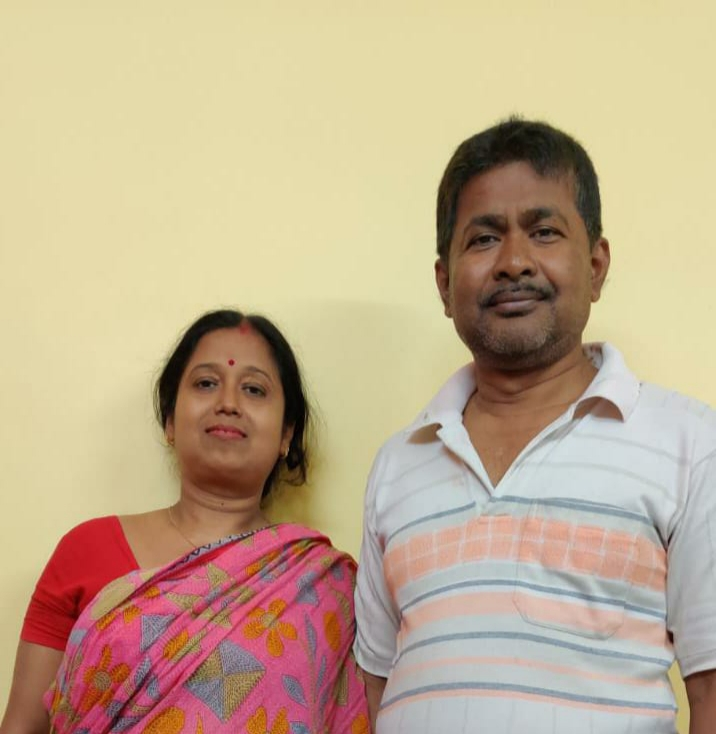
#> input picture mnd.jpg, 716 x 734 px
$ python face_detector.py
#> lines starting #> are read from the running program, lines starting #| are printed output that depends on the picture; after the words box and inside, x2 and y2 are one past the last pixel; in counts of white or black regions, pixels touching at a corner belong together
import cv2
from random import randrange

# load some pre-trained data on face frontals from opencv (haar cascade algorithm)
trained_face_data = cv2.CascadeClassifier('haarcascade_frontalface_default.xml')

# choose an image to detect faces in
#img = cv2.imread('rdj.webp')
img = cv2.imread('mnd.jpg')
#> img is the input picture: shape (734, 716, 3); mean B, G, R 142.4, 171, 193

# must convert to grayscale
grayscaled_img = cv2.cvtColor(img, cv2.COLOR_BGR2GRAY)
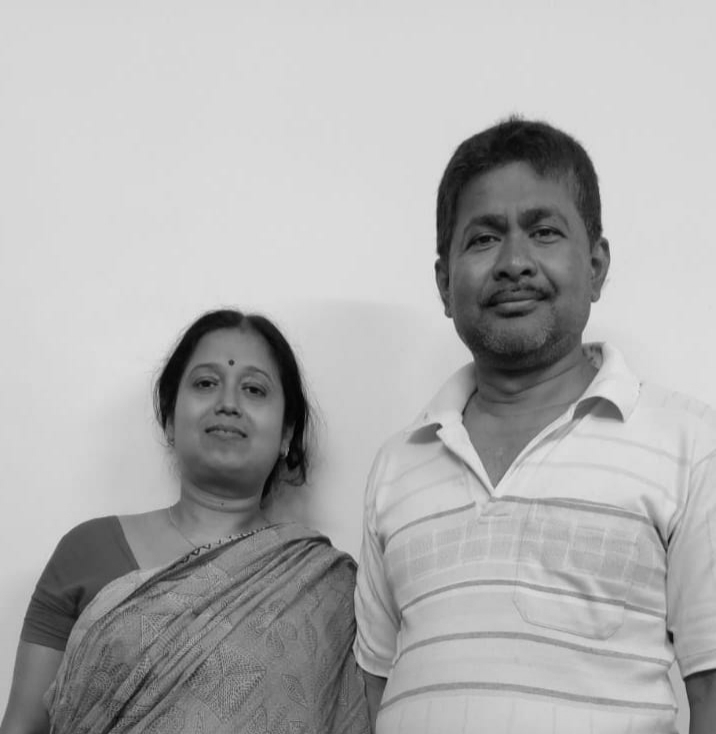
#> grayscaled_img: shape (734, 716); min 1, max 231, mean 174.3
# detect faces
face_coordinates = trained_face_data.detectMultiScale(grayscaled_img)
#> face_coordinates = [[165, 336, 130, 130], [429, 164, 173, 173]]

#draw rectangles around the faces
#for (x,y,w,h) in face_coordinates:(x,y),(x+w,y+h),(0,255,0)=> (B,G,R), 2=> thickness
#cv2.rectangle(img,(192,183),(192+404,183+404),(0,255,0),2)
for (x,y,w,h) in face_coordinates:
 cv2.rectangle(img,(x,y),(x+w,y+h),(randrange(126,256),randrange(126,256),randrange(126,256)),2)
#> this loop made 2 passes
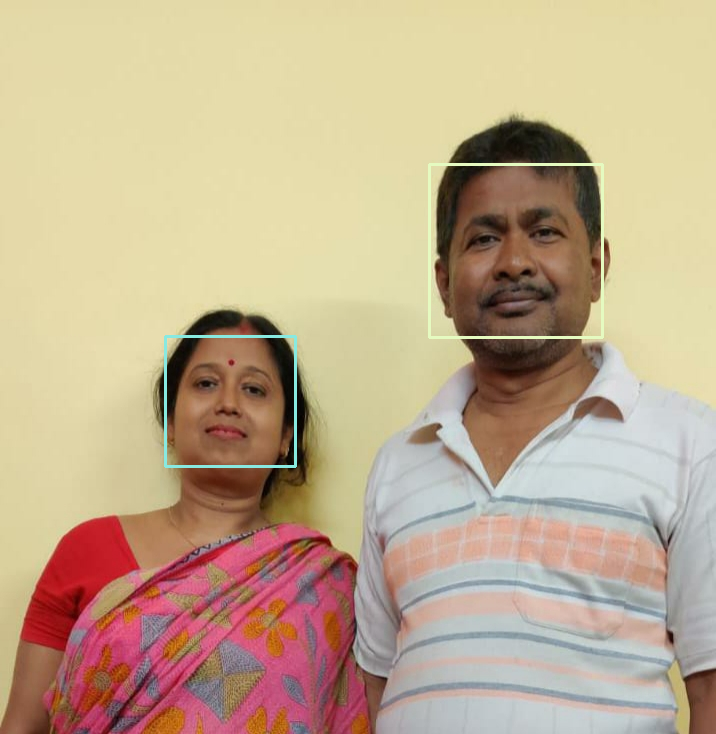
#> img: shape (734, 716, 3); 0.69% of pixels changed, all inside (x1, y1, x2, y2) = (164, 163, 604, 468)

#to print face co ordinates
#print(face_coordinates)


# Shows the image
cv2.imshow('face detector',img)

# hold the image until a key is pressed
cv2.waitKey()


print("code completed")
